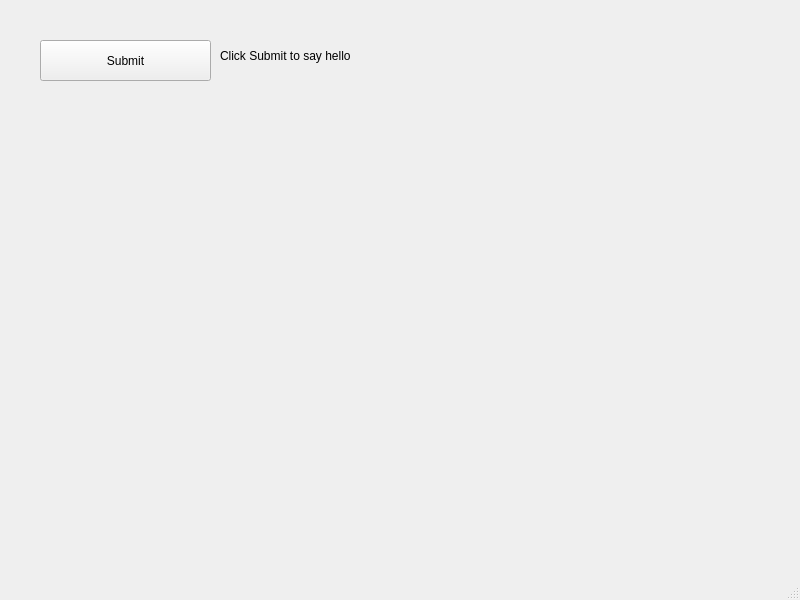
<?xml version="1.0" encoding="UTF-8"?>
<ui version="4.0">
 <class>MainWindow</class>
 <widget class="QMainWindow" name="MainWindow">
  <property name="geometry">
   <rect>
    <x>0</x>
    <y>0</y>
    <width>800</width>
    <height>600</height>
   </rect>
  </property>
  <property name="windowTitle">
   <string>MainWindow</string>
  </property>
  <widget class="QWidget" name="centralwidget">
   <widget class="QPushButton" name="btnSubmit">
    <property name="geometry">
     <rect>
      <x>40</x>
      <y>40</y>
      <width>171</width>
      <height>41</height>
     </rect>
    </property>
    <property name="text">
     <string>Submit</string>
    </property>
   </widget>
   <widget class="QLabel" name="lblDisplay">
    <property name="geometry">
     <rect>
      <x>220</x>
      <y>40</y>
      <width>151</width>
      <height>31</height>
     </rect>
    </property>
    <property name="text">
     <string>Click Submit to say hello</string>
    </property>
   </widget>
  </widget>
  <widget class="QMenuBar" name="menubar">
   <property name="geometry">
    <rect>
     <x>0</x>
     <y>0</y>
     <width>800</width>
     <height>26</height>
    </rect>
   </property>
  </widget>
  <widget class="QStatusBar" name="statusbar"/>
 </widget>
 <resources/>
 <connections/>
</ui>
